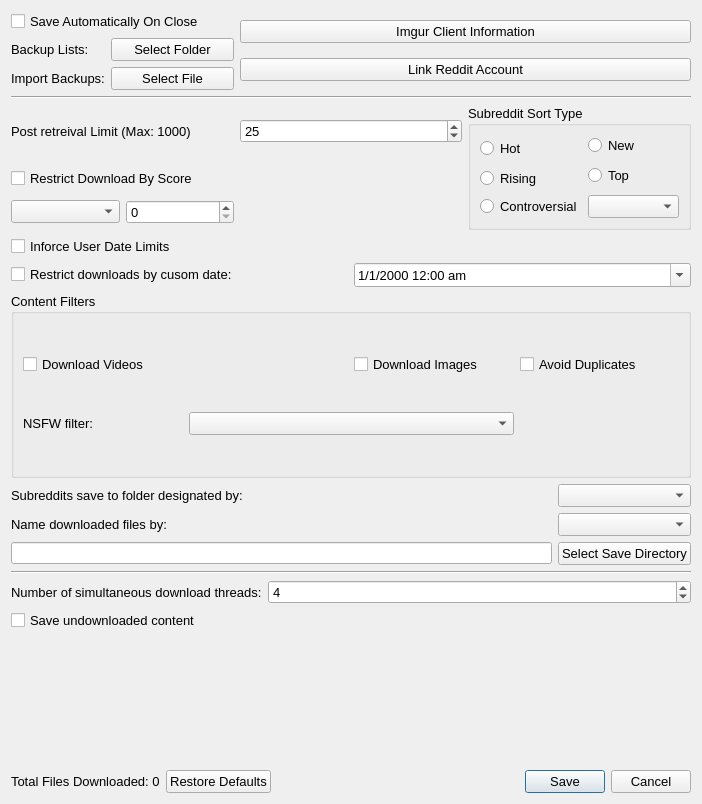
<?xml version="1.0" encoding="UTF-8"?>
<ui version="4.0">
 <class>SettingsGUI</class>
 <widget class="QDialog" name="SettingsGUI">
  <property name="geometry">
   <rect>
    <x>0</x>
    <y>0</y>
    <width>702</width>
    <height>804</height>
   </rect>
  </property>
  <property name="windowTitle">
   <string>Settings</string>
  </property>
  <layout class="QGridLayout" name="gridLayout_7">
   <item row="0" column="0">
    <layout class="QFormLayout" name="formLayout">
     <item row="0" column="0" colspan="2">
      <widget class="QCheckBox" name="auto_save_checkbox">
       <property name="font">
        <font>
         <pointsize>10</pointsize>
        </font>
       </property>
       <property name="text">
        <string>Save Automatically On Close</string>
       </property>
      </widget>
     </item>
     <item row="1" column="0">
      <widget class="QLabel" name="label">
       <property name="font">
        <font>
         <pointsize>10</pointsize>
        </font>
       </property>
       <property name="text">
        <string>Backup Lists:</string>
       </property>
      </widget>
     </item>
     <item row="1" column="1">
      <widget class="QPushButton" name="backup_select_folder_button">
       <property name="font">
        <font>
         <pointsize>10</pointsize>
        </font>
       </property>
       <property name="text">
        <string>Select Folder</string>
       </property>
      </widget>
     </item>
     <item row="2" column="0">
      <widget class="QLabel" name="label_2">
       <property name="font">
        <font>
         <pointsize>10</pointsize>
        </font>
       </property>
       <property name="text">
        <string>Import Backups:</string>
       </property>
      </widget>
     </item>
     <item row="2" column="1">
      <widget class="QPushButton" name="backup_import_file_button">
       <property name="font">
        <font>
         <pointsize>10</pointsize>
        </font>
       </property>
       <property name="text">
        <string>Select File</string>
       </property>
      </widget>
     </item>
    </layout>
   </item>
   <item row="0" column="1" colspan="2">
    <layout class="QVBoxLayout" name="verticalLayout">
     <item>
      <widget class="QPushButton" name="imgur_client_button">
       <property name="font">
        <font>
         <pointsize>10</pointsize>
        </font>
       </property>
       <property name="text">
        <string>Imgur Client Information</string>
       </property>
      </widget>
     </item>
     <item>
      <widget class="QPushButton" name="reddit_account_link_button">
       <property name="font">
        <font>
         <pointsize>10</pointsize>
        </font>
       </property>
       <property name="text">
        <string>Link Reddit Account</string>
       </property>
      </widget>
     </item>
    </layout>
   </item>
   <item row="1" column="0" colspan="3">
    <widget class="Line" name="line">
     <property name="orientation">
      <enum>Qt::Horizontal</enum>
     </property>
    </widget>
   </item>
   <item row="2" column="0" colspan="2">
    <layout class="QHBoxLayout" name="horizontalLayout">
     <item>
      <widget class="QLabel" name="post_limit_label">
       <property name="font">
        <font>
         <pointsize>10</pointsize>
        </font>
       </property>
       <property name="text">
        <string>Post retreival Limit (Max: 1000)</string>
       </property>
      </widget>
     </item>
     <item>
      <widget class="QSpinBox" name="post_limit_spinbox">
       <property name="font">
        <font>
         <pointsize>10</pointsize>
        </font>
       </property>
       <property name="toolTip">
        <string>&lt;html&gt;&lt;head/&gt;&lt;body&gt;&lt;p&gt;&lt;span style=&quot; font-size:10pt;&quot;&gt;Sets the max number of posts to retrieve from Reddit.  The limit is 1000 posts (this limit is imposed by the reddit api)&lt;/span&gt;&lt;/p&gt;&lt;/body&gt;&lt;/html&gt;</string>
       </property>
       <property name="buttonSymbols">
        <enum>QAbstractSpinBox::UpDownArrows</enum>
       </property>
       <property name="accelerated">
        <bool>true</bool>
       </property>
       <property name="minimum">
        <number>1</number>
       </property>
       <property name="maximum">
        <number>1000</number>
       </property>
       <property name="value">
        <number>25</number>
       </property>
      </widget>
     </item>
    </layout>
   </item>
   <item row="2" column="2" rowspan="2">
    <widget class="QGroupBox" name="subreddit_sort_group">
     <property name="font">
      <font>
       <pointsize>10</pointsize>
      </font>
     </property>
     <property name="title">
      <string>Subreddit Sort Type</string>
     </property>
     <layout class="QGridLayout" name="gridLayout_3">
      <item row="0" column="0">
       <layout class="QGridLayout" name="gridLayout_2">
        <item row="0" column="0" rowspan="2">
         <widget class="QRadioButton" name="sub_sort_hot_radio">
          <property name="font">
           <font>
            <pointsize>10</pointsize>
           </font>
          </property>
          <property name="text">
           <string>Hot</string>
          </property>
         </widget>
        </item>
        <item row="0" column="1">
         <widget class="QRadioButton" name="sub_sort_new_radio">
          <property name="font">
           <font>
            <pointsize>10</pointsize>
           </font>
          </property>
          <property name="text">
           <string>New</string>
          </property>
         </widget>
        </item>
        <item row="1" column="1" rowspan="2">
         <widget class="QRadioButton" name="sub_sort_top_radio">
          <property name="font">
           <font>
            <pointsize>10</pointsize>
           </font>
          </property>
          <property name="text">
           <string>Top</string>
          </property>
         </widget>
        </item>
        <item row="2" column="0">
         <widget class="QRadioButton" name="sub_sort_rising_radio">
          <property name="font">
           <font>
            <pointsize>10</pointsize>
           </font>
          </property>
          <property name="text">
           <string>Rising</string>
          </property>
         </widget>
        </item>
        <item row="3" column="0">
         <widget class="QRadioButton" name="sub_sort_controversial_radio">
          <property name="font">
           <font>
            <pointsize>10</pointsize>
           </font>
          </property>
          <property name="text">
           <string>Controversial</string>
          </property>
         </widget>
        </item>
        <item row="3" column="1">
         <widget class="QComboBox" name="sub_sort_top_combo"/>
        </item>
       </layout>
      </item>
     </layout>
    </widget>
   </item>
   <item row="3" column="0">
    <layout class="QGridLayout" name="gridLayout">
     <item row="1" column="1">
      <widget class="QSpinBox" name="post_score_limit_spin_box">
       <property name="font">
        <font>
         <pointsize>10</pointsize>
        </font>
       </property>
       <property name="maximum">
        <number>100000</number>
       </property>
      </widget>
     </item>
     <item row="1" column="0">
      <widget class="QComboBox" name="post_score_combo">
       <property name="font">
        <font>
         <pointsize>10</pointsize>
        </font>
       </property>
       <property name="editable">
        <bool>false</bool>
       </property>
       <property name="currentText">
        <string/>
       </property>
      </widget>
     </item>
     <item row="0" column="0" colspan="2">
      <widget class="QCheckBox" name="restrict_to_score_checkbox">
       <property name="font">
        <font>
         <pointsize>10</pointsize>
        </font>
       </property>
       <property name="toolTip">
        <string>&lt;html&gt;&lt;head/&gt;&lt;body&gt;&lt;p&gt;&lt;span style=&quot; font-size:10pt;&quot;&gt;If checked, posts will only be downloaded if they are above or below a certain score&lt;/span&gt;&lt;/p&gt;&lt;/body&gt;&lt;/html&gt;</string>
       </property>
       <property name="layoutDirection">
        <enum>Qt::LeftToRight</enum>
       </property>
       <property name="text">
        <string>Restrict Download By Score</string>
       </property>
      </widget>
     </item>
    </layout>
   </item>
   <item row="4" column="0" colspan="3">
    <layout class="QGridLayout" name="gridLayout_5">
     <item row="0" column="0">
      <widget class="QCheckBox" name="date_restriction_checkbox">
       <property name="font">
        <font>
         <pointsize>10</pointsize>
        </font>
       </property>
       <property name="toolTip">
        <string>&lt;html&gt;&lt;head/&gt;&lt;body&gt;&lt;p&gt;&lt;span style=&quot; font-size:10pt;&quot;&gt;If checked, only links that have been posted after the date of the last post downloaded by each user will be downloaded.&lt;/span&gt;&lt;/p&gt;&lt;/body&gt;&lt;/html&gt;</string>
       </property>
       <property name="text">
        <string>Inforce User Date Limits</string>
       </property>
      </widget>
     </item>
     <item row="1" column="0">
      <widget class="QCheckBox" name="restrict_by_custom_date_checkbox">
       <property name="font">
        <font>
         <pointsize>10</pointsize>
        </font>
       </property>
       <property name="text">
        <string>Restrict downloads by cusom date:</string>
       </property>
      </widget>
     </item>
     <item row="1" column="1">
      <widget class="QDateTimeEdit" name="date_limit_edit">
       <property name="font">
        <font>
         <pointsize>10</pointsize>
        </font>
       </property>
       <property name="displayFormat">
        <string>M/d/yyyy hh:mm ap</string>
       </property>
       <property name="calendarPopup">
        <bool>true</bool>
       </property>
      </widget>
     </item>
    </layout>
   </item>
   <item row="5" column="0" colspan="3">
    <widget class="QGroupBox" name="groupBox_2">
     <property name="font">
      <font>
       <pointsize>10</pointsize>
      </font>
     </property>
     <property name="title">
      <string>Content Filters</string>
     </property>
     <layout class="QGridLayout" name="gridLayout_4">
      <item row="0" column="0" colspan="2">
       <widget class="QCheckBox" name="link_filter_video_checkbox">
        <property name="font">
         <font>
          <pointsize>10</pointsize>
         </font>
        </property>
        <property name="text">
         <string>Download Videos</string>
        </property>
       </widget>
      </item>
      <item row="0" column="2">
       <widget class="QCheckBox" name="link_filter_image_checkbox">
        <property name="font">
         <font>
          <pointsize>10</pointsize>
         </font>
        </property>
        <property name="text">
         <string>Download Images</string>
        </property>
       </widget>
      </item>
      <item row="0" column="3">
       <widget class="QCheckBox" name="link_filter_avoid_duplicates_checkbox">
        <property name="font">
         <font>
          <pointsize>10</pointsize>
         </font>
        </property>
        <property name="text">
         <string>Avoid Duplicates</string>
        </property>
       </widget>
      </item>
      <item row="1" column="0">
       <widget class="QLabel" name="label_3">
        <property name="text">
         <string>NSFW filter:</string>
        </property>
       </widget>
      </item>
      <item row="1" column="1" colspan="2">
       <widget class="QComboBox" name="nsfw_filter_combo"/>
      </item>
     </layout>
    </widget>
   </item>
   <item row="6" column="0" colspan="3">
    <layout class="QGridLayout" name="gridLayout_6">
     <item row="0" column="0">
      <widget class="QLabel" name="subreddit_save_location_label">
       <property name="font">
        <font>
         <pointsize>10</pointsize>
        </font>
       </property>
       <property name="text">
        <string>Subreddits save to folder designated by:</string>
       </property>
      </widget>
     </item>
     <item row="0" column="1">
      <widget class="QComboBox" name="subreddit_save_by_combo">
       <property name="font">
        <font>
         <pointsize>10</pointsize>
        </font>
       </property>
      </widget>
     </item>
     <item row="1" column="0">
      <widget class="QLabel" name="name_files_label">
       <property name="font">
        <font>
         <pointsize>10</pointsize>
        </font>
       </property>
       <property name="text">
        <string>Name downloaded files by:</string>
       </property>
      </widget>
     </item>
     <item row="1" column="1">
      <widget class="QComboBox" name="name_downloads_by_combo">
       <property name="font">
        <font>
         <pointsize>10</pointsize>
        </font>
       </property>
      </widget>
     </item>
     <item row="2" column="0">
      <widget class="QLineEdit" name="save_directory_line_edit">
       <property name="font">
        <font>
         <pointsize>9</pointsize>
        </font>
       </property>
      </widget>
     </item>
     <item row="2" column="1">
      <widget class="QPushButton" name="save_directory_dialog_button">
       <property name="font">
        <font>
         <pointsize>10</pointsize>
        </font>
       </property>
       <property name="text">
        <string>Select Save Directory</string>
       </property>
      </widget>
     </item>
    </layout>
   </item>
   <item row="7" column="0" colspan="3">
    <widget class="Line" name="line_2">
     <property name="orientation">
      <enum>Qt::Horizontal</enum>
     </property>
    </widget>
   </item>
   <item row="8" column="0" colspan="3">
    <layout class="QFormLayout" name="formLayout_2">
     <item row="0" column="0">
      <widget class="QLabel" name="label_4">
       <property name="font">
        <font>
         <pointsize>10</pointsize>
        </font>
       </property>
       <property name="text">
        <string>Number of simultaneous download threads:</string>
       </property>
      </widget>
     </item>
     <item row="0" column="1">
      <widget class="QSpinBox" name="thread_limit_spinbox">
       <property name="font">
        <font>
         <pointsize>10</pointsize>
        </font>
       </property>
       <property name="toolTip">
        <string>&lt;html&gt;&lt;head/&gt;&lt;body&gt;&lt;p&gt;&lt;span style=&quot; font-size:10pt;&quot;&gt;This is the number of download threads that will be spawned to download content simultaneously.  The max number is set based on your computers number of processor cores (real and logical)&lt;/span&gt;&lt;/p&gt;&lt;/body&gt;&lt;/html&gt;</string>
       </property>
       <property name="maximum">
        <number>12</number>
       </property>
       <property name="value">
        <number>4</number>
       </property>
      </widget>
     </item>
     <item row="1" column="0">
      <widget class="QCheckBox" name="save_undownloaded_content_checkbox">
       <property name="font">
        <font>
         <pointsize>10</pointsize>
        </font>
       </property>
       <property name="toolTip">
        <string>&lt;html&gt;&lt;head/&gt;&lt;body&gt;&lt;p&gt;When checked, content that has been extracted but not downloaded will be saved and redownloaded during the next run. This prevents content from having to be extracted more than once&lt;/p&gt;&lt;/body&gt;&lt;/html&gt;</string>
       </property>
       <property name="text">
        <string>Save undownloaded content</string>
       </property>
      </widget>
     </item>
    </layout>
   </item>
   <item row="9" column="0" colspan="3">
    <layout class="QHBoxLayout" name="horizontalLayout_2">
     <item>
      <widget class="QLabel" name="total_files_downloaded_label">
       <property name="font">
        <font>
         <pointsize>10</pointsize>
        </font>
       </property>
       <property name="text">
        <string>Total Files Downloaded: 0</string>
       </property>
      </widget>
     </item>
     <item>
      <widget class="QPushButton" name="restore_defaults_button">
       <property name="font">
        <font>
         <pointsize>10</pointsize>
        </font>
       </property>
       <property name="text">
        <string>Restore Defaults</string>
       </property>
      </widget>
     </item>
     <item>
      <widget class="QDialogButtonBox" name="save_cancel_button_box">
       <property name="font">
        <font>
         <pointsize>10</pointsize>
        </font>
       </property>
       <property name="standardButtons">
        <set>QDialogButtonBox::Cancel|QDialogButtonBox::Save</set>
       </property>
       <property name="centerButtons">
        <bool>false</bool>
       </property>
      </widget>
     </item>
    </layout>
   </item>
  </layout>
  <zorder>subreddit_sort_group</zorder>
  <zorder>line</zorder>
  <zorder>groupBox_2</zorder>
  <zorder>line_2</zorder>
 </widget>
 <resources/>
 <connections/>
</ui>
